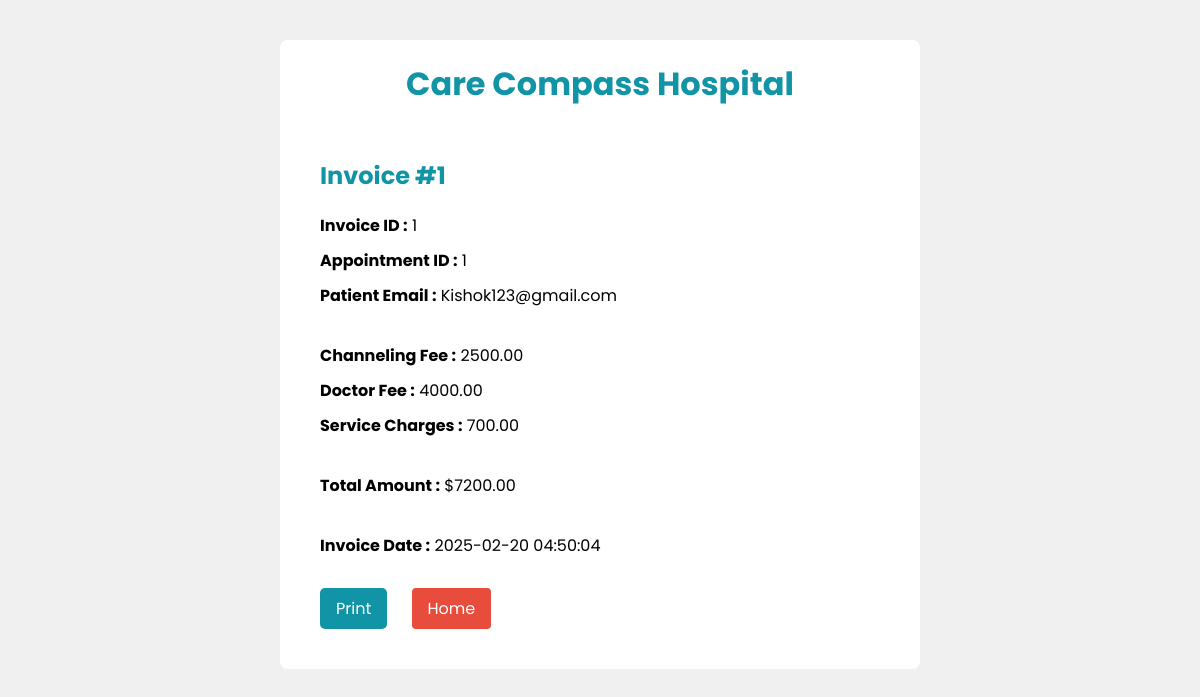
The app's page /Staff/invoice.php?invoice_id=1 (signed in) with its own data.
### tables this page shows
CREATE TABLE IF NOT EXISTS `invoices` (
  `id` int NOT NULL AUTO_INCREMENT,
  `appointment_id` int NOT NULL,
  `users_email` varchar(100) DEFAULT NULL,
  `total_amount` decimal(10,2) DEFAULT NULL,
  `invoice_date` timestamp NULL DEFAULT CURRENT_TIMESTAMP,
  `channeling_fee` decimal(10,2) NOT NULL DEFAULT '0.00',
  `doctor_fee` decimal(10,2) NOT NULL DEFAULT '0.00',
  `service_charges` decimal(10,2) NOT NULL DEFAULT '0.00',
  PRIMARY KEY (`id`)
);

### Staff/invoice.php (the view, shortened to what this page needs)
<?php
include('connect.php');
$invoiceId = $_GET['invoice_id'];
$stmt = $conn->prepare("SELECT * FROM invoices WHERE id = ?");
$stmt->bind_param("i", $invoiceId);
$stmt->execute();
$result = $stmt->get_result();
$invoice = $result->fetch_assoc();
?>
<!DOCTYPE html>
<html>
<head>
    <link rel="stylesheet" type="text/css" href="pending_appointments.css">
</head>
<body>
    <div class="invoice-container">
        <h1>Care Compass Hospital</h1><br><br>
        <h2>Invoice #<?php echo $invoiceId; ?></h2>
        <p><strong>Invoice ID :</strong> <?php echo $invoice['id']; ?></p>
        <p><strong>Appointment ID :</strong> <?php echo $invoice['appointment_id']; ?></p>
        <p><strong>Patient Email :</strong> <?php echo $invoice['users_email']; ?></p><br>
        <p><strong>Channeling Fee :</strong> <?php echo $invoice['channeling_fee']; ?></p>
        <p><strong>Doctor Fee :</strong> <?php echo $invoice['doctor_fee']; ?></p>
        <p><strong>Service Charges :</strong> <?php echo $invoice['service_charges']; ?></p><br>
        <p><strong>Total Amount :</strong> $<?php echo $invoice['total_amount']; ?></p><br>
        <p><strong>Invoice Date :</strong> <?php echo $invoice['invoice_date']; ?></p>
        <button class="print-button" onclick="window.print()">Print</button>
        <button class="home-button" onclick="window.location.href='pending_appointments.php'">Home</button>
    </div>
</body>
</html>

### Staff/pending_appointments.css (style rules this page uses)
* { margin: 0; padding: 0; font-family: "Poppins", serif; }
body { background-color: #f0f0f0; position: relative; }
.invoice-container { width: 600px; margin: 40px auto; background-color: #fff; padding: 20px; border-radius: 8px; }
.invoice-container h1 { color: #1294A7; text-align: center; }
.invoice-container h2 { margin-bottom: 20px; margin-left: 20px; color: #1294A7; }
.invoice-container p { margin-bottom: 10px; margin-left: 20px; }
.print-button { background-color: #1294A7; color: #fff; font-size: 16px; margin: 20px 0; margin-left: 20px; padding: 8px 16px; border: none; border-radius: 5px; cursor: pointer; transition: background-color 0.3s; }
.home-button { background-color: #e74c3c; color: #fff; font-size: 16px; margin: 20px 0; margin-left: 20px; padding: 8px 16px; border: none; border-radius: 4px; cursor: pointer; transition: background-color 0.3s; }

### records on screen
invoices: id "1", appointment "1", users_email "Kishok123@gmail.com", channeling_fee "2500.00", doctor_fee "4000.00", service_charges "700.00", total_amount "7200.00", invoice_date "2025-02-20 04:50:04"

### other values on screen
$invoiceId "1"
